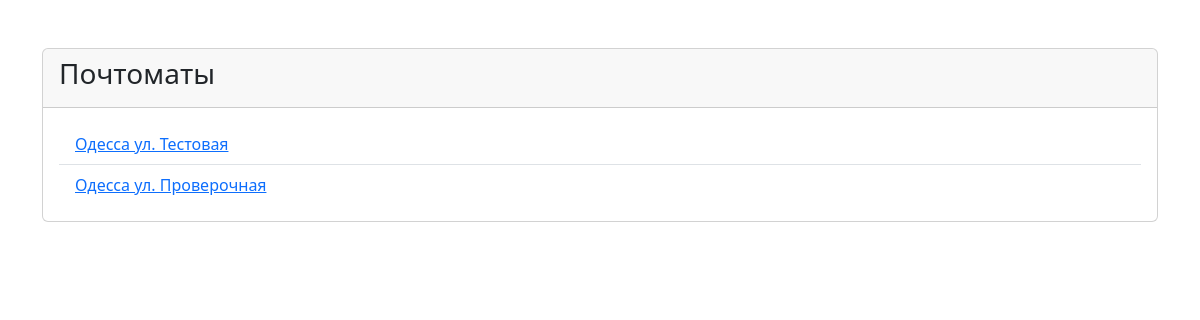
Page /post_machine/ on the earlier database version.
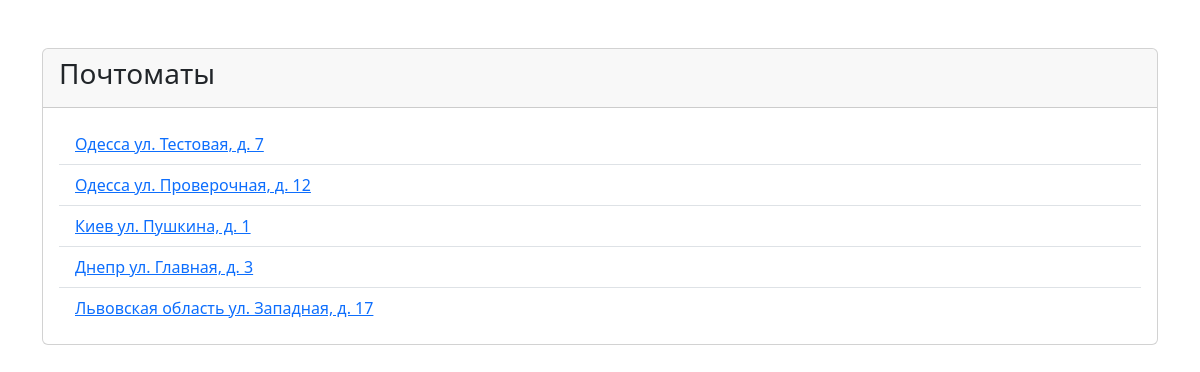
Same page on the later database version.
### post_machine/models.py (models this page shows)
class PostMachine(models.Model):
    address = models.CharField(max_length=100)
    city = models.CharField(max_length=100)
    def __str__(self):
        return f'{self.city} {self.address}'

### post_machine/views.py (the view)
# urls.py: path('', post_machine.views.post_machine_view),
def post_machine_view(request):
    post_machines = models.PostMachine.objects.all()
    return render(request, 'post_machine/post_machines_page.html', {'post_machines': post_machines})

### templates/post_machine/post_machines_page.html
{% extends 'base.html' %}
{% block content %}
    <div class="container mt-5">
        <div class="card">
            <div class="card-header">
                <h3>Почтоматы</h3>
            </div>
            <div class="card-body">
                <ul class="list-group list-group-flush">
                    {% for post_machine in post_machines %}
                        <li class="list-group-item">
                            <a href="/post_machine/{{ post_machine.pk }}/">{{ post_machine }}</a>
                        </li>
                    {% endfor %}
                </ul>
            </div>
        </div>
    </div>
{% endblock %}

Differences in the rows shown:
changed PostMachine: city+address "Одесса ул. Тестовая" → "Одесса ул. Тестовая, д. 7"
changed PostMachine: city+address "Одесса ул. Проверочная" → "Одесса ул. Проверочная, д. 12"
added PostMachine: city+address "Киев ул. Пушкина, д. 1"
added PostMachine: city+address "Днепр ул. Главная, д. 3"
added PostMachine: city+address "Львовская область ул. Западная, д. 17"
